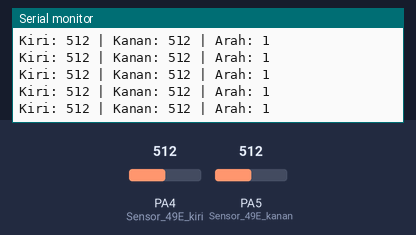
Simulated run of this sketch. Board: STM32 Blue Pill. Parts: the last lines printed to the serial monitor. Inputs (shaded band) come from the test bench; at power-on: PA4 (Sensor_49E_kiri) = 512, PA5 (Sensor_49E_kanan) = 512.

Above: at 1.2 s.
1.3 s: PA4 (Sensor_49E_kiri) set to 440
At 1.31 s:
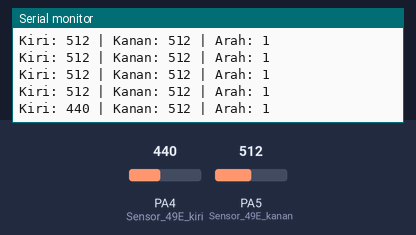
2.8 s: PA5 (Sensor_49E_kanan) set to 440
At 2.82 s:
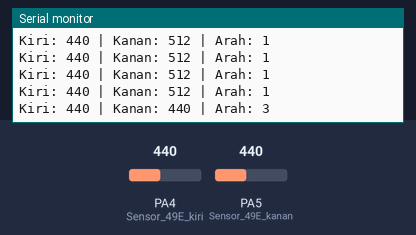
4.3 s: PA4 (Sensor_49E_kiri) set to 460
At 4.33 s:
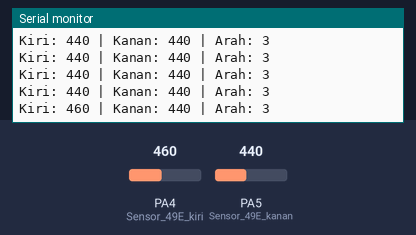
5.8 s: PA5 (Sensor_49E_kanan) set to 460
At 5.84 s:
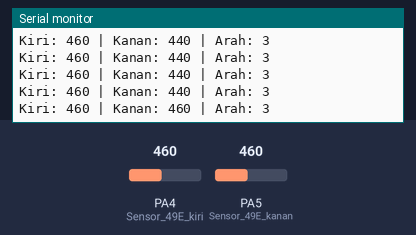
Timing chart, 0 to 8.3 s (numbered marks = the images above; inputs shaded):
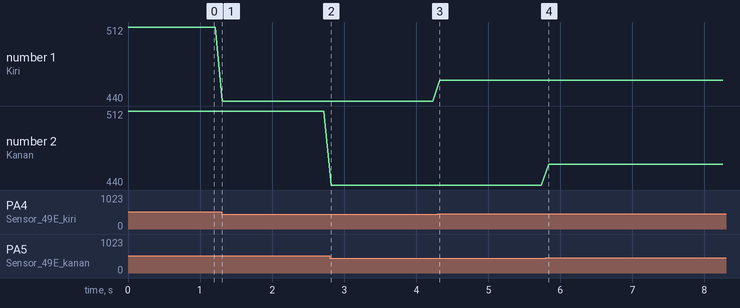

The sketch:

TES_SENSOR_MAGNET.ino
```cpp
#define Sensor_49E_kiri PA4
#define Sensor_49E_kanan PA5

volatile int Arah = 1;  // Default arah = 1

void setup() {
  pinMode(Sensor_49E_kiri, INPUT);
  pinMode(Sensor_49E_kanan, INPUT);
  Serial.begin(9600);
}

int ArahHoming() {
  int kiri = analogRead(Sensor_49E_kiri);
  int kanan = analogRead(Sensor_49E_kanan);

  if (kiri >= 950 && kanan <= 450) {
    Arah = 1;
  } else if (kiri >= 950 && kanan >= 950) {
    Arah = 2;
  } else if (kiri <= 450 && kanan <= 450) {
    Arah = 3;
  }
  // Selain itu, Arah tidak berubah (tetap nilai sebelumnya)

  return Arah;
}

void loop() {
  Serial.print("Kiri: ");
  Serial.print(analogRead(Sensor_49E_kiri));
  Serial.print(" | Kanan: ");
  Serial.print(analogRead(Sensor_49E_kanan));
  Serial.print(" | Arah: ");
  Serial.println(ArahHoming());
  delay(100);
}
```

Measured:
- after the input at 1.3 s, the serial monitor: prints a new line at once (image 1)
- after the input at 2.8 s, the serial monitor: prints a new line at once (image 2)
- after the input at 4.3 s, the serial monitor: prints a new line at once (image 3)
- after the input at 5.8 s, the serial monitor: prints a new line at once (image 4)
- plotted number 1: 512 → 440 after the input at 1.3 s, 440 → 460 after the input at 4.3 s
